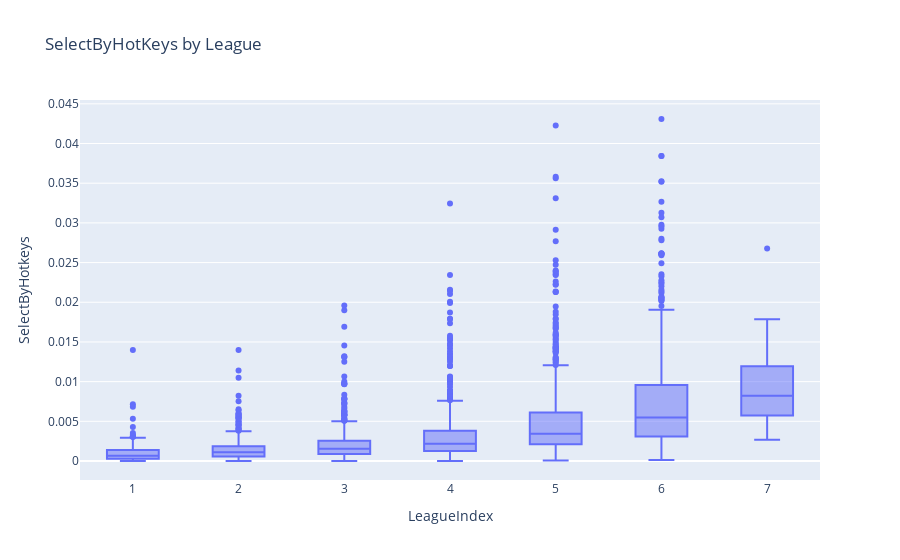

Here is the notebook cell this chart was saved with:
### Markdown cell above
We can see in this boxplot that the more the player make actions in one minute the more he has chances to increase in leagues.

### Code cell
px.box(skillcraft,x='LeagueIndex',y='SelectByHotkeys',title="SelectByHotKeys by League")

### Figure 1 — Plotly figure (JSON) as saved in the notebook; plotly's stock layout.template omitted (floating-point values rounded to 4 significant figures; data arrays with more than 128 entries replaced by an {"elided": "..."} marker saying what was removed)
{"data": [{"alignmentgroup": "True", "hovertemplate": "LeagueIndex=%{x}<br>SelectByHotkeys=%{y}<extra></extra>", "legendgroup": "", "marker": {"color": "#636efa"}, "name": "", "notched": false, "offsetgroup": "", "orientation": "v", "showlegend": false, "type": "box", "x": {"elided": "3338 int values"}, "x0": " ", "xaxis": "x", "y": {"elided": "3338 float values"}, "y0": " ", "yaxis": "y"}], "layout": {"boxmode": "group", "legend": {"tracegroupgap": 0}, "title": {"text": "SelectByHotKeys by League"}, "xaxis": {"anchor": "y", "domain": [0, 1], "title": {"text": "LeagueIndex"}}, "yaxis": {"anchor": "x", "domain": [0, 1], "title": {"text": "SelectByHotkeys"}}}}
